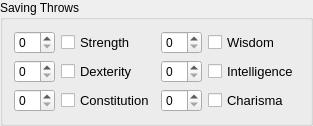
            <widget class="QGroupBox" name="groupBox">
             <property name="sizePolicy">
              <sizepolicy hsizetype="Maximum" vsizetype="Preferred">
               <horstretch>0</horstretch>
               <verstretch>0</verstretch>
              </sizepolicy>
             </property>
             <property name="title">
              <string>Saving Throws</string>
             </property>
             <layout class="QGridLayout" name="gridLayout_6">
              <item row="1" column="1">
               <widget class="QCheckBox" name="DEX_ST_PROF">
                <property name="font">
                 <font>
                  <family>Arial</family>
                  <pointsize>10</pointsize>
                  <weight>50</weight>
                  <bold>false</bold>
                 </font>
                </property>
                <property name="text">
                 <string>Dexterity</string>
                </property>
               </widget>
              </item>
              <item row="2" column="1">
               <widget class="QCheckBox" name="CON_ST_PROF">
                <property name="font">
                 <font>
                  <family>Arial</family>
                  <pointsize>10</pointsize>
                  <weight>50</weight>
                  <bold>false</bold>
                 </font>
                </property>
                <property name="text">
                 <string>Constitution</string>
                </property>
               </widget>
              </item>
              <item row="0" column="3">
               <widget class="QCheckBox" name="WIS_ST_PROF">
                <property name="font">
                 <font>
                  <family>Arial</family>
                  <pointsize>10</pointsize>
                  <weight>50</weight>
                  <bold>false</bold>
                 </font>
                </property>
                <property name="text">
                 <string>Wisdom</string>
                </property>
               </widget>
              </item>
              <item row="1" column="3">
               <widget class="QCheckBox" name="INT_ST_PROF">
                <property name="font">
                 <font>
                  <family>Arial</family>
                  <pointsize>10</pointsize>
                  <weight>50</weight>
                  <bold>false</bold>
                 </font>
                </property>
                <property name="text">
                 <string>Intelligence</string>
                </property>
               </widget>
              </item>
              <item row="0" column="1">
               <widget class="QCheckBox" name="STR_ST_PROF">
                <property name="font">
                 <font>
                  <family>Arial</family>
                  <pointsize>10</pointsize>
                  <weight>50</weight>
                  <bold>false</bold>
                 </font>
                </property>
                <property name="text">
                 <string>Strength</string>
                </property>
               </widget>
              </item>
              <item row="2" column="3">
               <widget class="QCheckBox" name="CHA_ST_PROF">
                <property name="font">
                 <font>
                  <family>Arial</family>
                  <pointsize>10</pointsize>
                  <weight>50</weight>
                  <bold>false</bold>
                 </font>
                </property>
                <property name="text">
                 <string>Charisma</string>
                </property>
               </widget>
              </item>
              <item row="1" column="0">
               <widget class="QSpinBox" name="DEX_ST_MOD"/>
              </item>
              <item row="2" column="0">
               <widget class="QSpinBox" name="CON_ST_MOD"/>
              </item>
              <item row="0" column="0">
               <widget class="QSpinBox" name="STR_ST_MOD"/>
              </item>
              <item row="0" column="2">
               <widget class="QSpinBox" name="WIS_ST_MOD"/>
              </item>
              <item row="1" column="2">
               <widget class="QSpinBox" name="INT_ST_MOD"/>
              </item>
              <item row="2" column="2">
               <widget class="QSpinBox" name="CHA_ST_MOD"/>
              </item>
             </layout>
            </widget>
